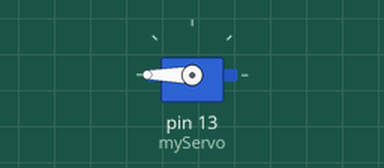
This sketch was run on a simulated Arduino Uno, built with avr-gcc and run on an emulated ATmega328P. On the bench: servo.

Above: at 0.05 s.
Timing chart, 0 to 3.0 s (numbered marks = the images above):
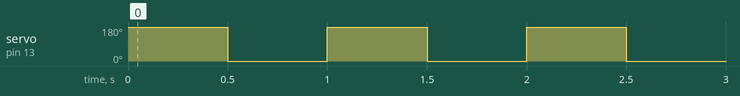

The sketch:

servo.ino
```cpp
#include<Servo.h>
Servo myServo;
int buttonState=1;
void setup() {
   myServo.attach(13);
   pinMode(3, INPUT);
  // put your setup code here, to run once:
  myServo.write(0);
  Serial.begin(9600);

}

void loop() {
  myServo.write(180);
delay(500);
 myServo.write(0);
delay(500);
}
```

Measured:
- by itself, servo on pin 13 (myServo): alternates 180° for 0.50 s and 0° for 0.50 s
